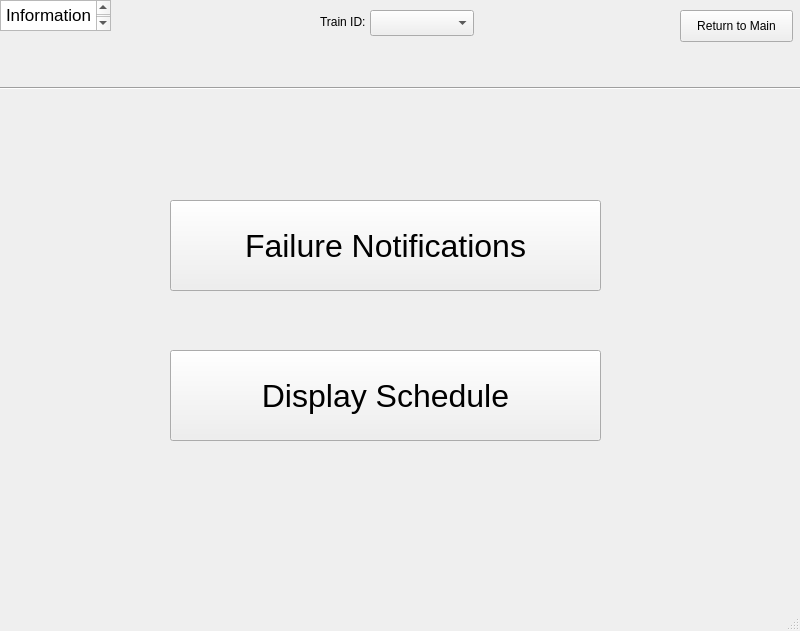
<?xml version="1.0" encoding="UTF-8"?>
<ui version="4.0">
 <class>MainWindow</class>
 <widget class="QMainWindow" name="MainWindow">
  <property name="geometry">
   <rect>
    <x>0</x>
    <y>0</y>
    <width>800</width>
    <height>631</height>
   </rect>
  </property>
  <property name="windowTitle">
   <string>MainWindow</string>
  </property>
  <widget class="QWidget" name="centralwidget">
   <widget class="QTextBrowser" name="textBrowser">
    <property name="geometry">
     <rect>
      <x>0</x>
      <y>0</y>
      <width>111</width>
      <height>31</height>
     </rect>
    </property>
    <property name="html">
     <string>&lt;!DOCTYPE HTML PUBLIC &quot;-//W3C//DTD HTML 4.0//EN&quot; &quot;http://www.w3.org/TR/REC-html40/strict.dtd&quot;&gt;
&lt;html&gt;&lt;head&gt;&lt;meta name=&quot;qrichtext&quot; content=&quot;1&quot; /&gt;&lt;style type=&quot;text/css&quot;&gt;
p, li { white-space: pre-wrap; }
&lt;/style&gt;&lt;/head&gt;&lt;body style=&quot; font-family:'.SF NS Text'; font-size:13pt; font-weight:400; font-style:normal;&quot;&gt;
&lt;p align=&quot;center&quot; style=&quot; margin-top:0px; margin-bottom:0px; margin-left:0px; margin-right:0px; -qt-block-indent:0; text-indent:0px;&quot;&gt;Information&lt;/p&gt;
&lt;p align=&quot;center&quot; style=&quot;-qt-paragraph-type:empty; margin-top:0px; margin-bottom:0px; margin-left:0px; margin-right:0px; -qt-block-indent:0; text-indent:0px;&quot;&gt;&lt;br /&gt;&lt;/p&gt;&lt;/body&gt;&lt;/html&gt;</string>
    </property>
   </widget>
   <widget class="QPushButton" name="ReturnToMain">
    <property name="geometry">
     <rect>
      <x>680</x>
      <y>10</y>
      <width>113</width>
      <height>32</height>
     </rect>
    </property>
    <property name="text">
     <string>Return to Main</string>
    </property>
   </widget>
   <widget class="QPushButton" name="Failures">
    <property name="geometry">
     <rect>
      <x>170</x>
      <y>200</y>
      <width>431</width>
      <height>91</height>
     </rect>
    </property>
    <property name="font">
     <font>
      <pointsize>24</pointsize>
     </font>
    </property>
    <property name="text">
     <string>Failure Notifications</string>
    </property>
   </widget>
   <widget class="QPushButton" name="DisplaySchedule">
    <property name="geometry">
     <rect>
      <x>170</x>
      <y>350</y>
      <width>431</width>
      <height>91</height>
     </rect>
    </property>
    <property name="font">
     <font>
      <pointsize>24</pointsize>
     </font>
    </property>
    <property name="text">
     <string>Display Schedule</string>
    </property>
   </widget>
   <widget class="Line" name="line_2">
    <property name="geometry">
     <rect>
      <x>0</x>
      <y>80</y>
      <width>801</width>
      <height>16</height>
     </rect>
    </property>
    <property name="orientation">
     <enum>Qt::Horizontal</enum>
    </property>
   </widget>
   <widget class="QLabel" name="label">
    <property name="geometry">
     <rect>
      <x>320</x>
      <y>14</y>
      <width>60</width>
      <height>16</height>
     </rect>
    </property>
    <property name="text">
     <string>Train ID:</string>
    </property>
   </widget>
   <widget class="QComboBox" name="comboBox">
    <property name="geometry">
     <rect>
      <x>370</x>
      <y>10</y>
      <width>104</width>
      <height>26</height>
     </rect>
    </property>
   </widget>
  </widget>
  <widget class="QStatusBar" name="statusbar"/>
 </widget>
 <resources/>
 <connections/>
</ui>
